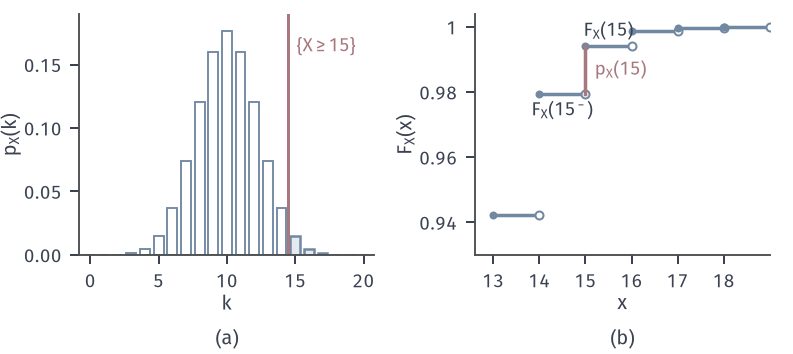

The script that drew this image:
from pathlib import Path
import sys
HERE = Path(__file__).resolve().parent
sys.path.insert(0, str(HERE.parent/'tail-common'))
from tail_fig import *
# X ~ Bin(20,1/2): (a) mass table with the tail k>=15, (b) distribution function near the atom k=15.
fig, axes = figure(width_mm=112, height_mm=50, ncols=2)
panel(fig, left=.1, wspace=.34, bottom=.28)
ax = axes[0]
for k in KB:
    tail = k >= 15
    ax.bar(k, PB[k], width=.72, color=BLUE_FILL if tail else 'white', edgecolor=BLUE, lw=.75 if not tail else 1.0)
ax.axvline(14.5, color=RED, lw=1.2)
lab(ax, 15.1, .16, r'$\{X\geq15\}$', RED)
ax.set_xlim(-.8, 20.8); ax.set_ylim(0, .19); ax.set_xticks([0, 5, 10, 15, 20]); ax.set_yticks([0, .05, .1, .15])
axlab(ax, '$k$', '$p_X(k)$')
ax = axes[1]
F = np.cumsum(PB)
xs = np.arange(13, 19)
for k in xs:
    ax.plot([k, k+1], [F[k], F[k]], color=BLUE, lw=1.4, solid_capstyle='butt')
    ax.plot([k], [F[k]], 'o', ms=3.2, color=BLUE, mew=0)
    ax.plot([k+1], [F[k]], 'o', ms=3.2, mfc='white', mec=BLUE, mew=.8)
ax.plot([15, 15], [F[14], F[15]], color=RED, lw=1.4)
lab(ax, 15.2, (F[14]+F[15])/2, r"$p_X(15)$", RED, va="center")
lab(ax, 14.5, F[14]-.002, r"$F_X(15^-)$", INK, ha="center", va="top")
lab(ax, 15.5, F[15]+.0015, r"$F_X(15)$", INK, ha="center", va="bottom")
ax.set_xlim(12.6, 19); ax.set_ylim(.93, 1.004); ax.set_xticks([13, 14, 15, 16, 17, 18]); ax.set_yticks([.94, .96, .98, 1]); ax.set_yticklabels(["0.94", "0.96", "0.98", "1"])
axlab(ax, '$x$', '$F_X(x)$')
tags(fig, axes)
save(fig, HERE, 'figure', {'P(X>=15)': float(PB[15:].sum()), 'P(X=15)': float(PB[15]), 'F(14)': float(F[14]), 'F(15)': float(F[15])})
